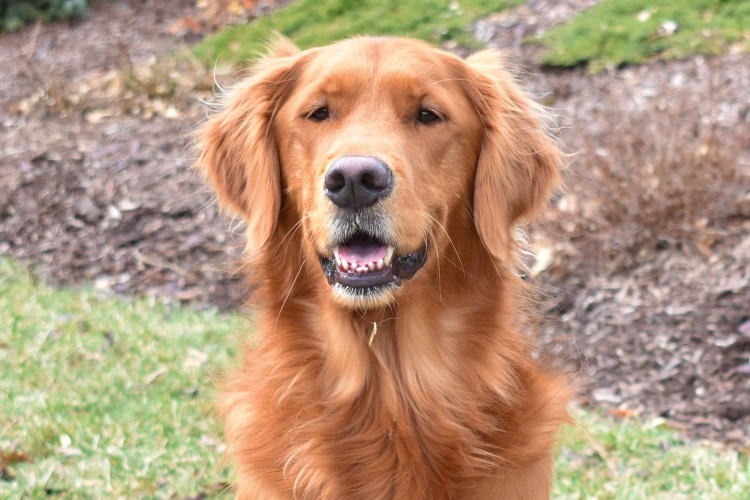
#> input picture images/dog.jpg, 1500 x 1000 px (shown at 1/2 size)
$ python main.py
#> lines starting #> are read from the running program, lines starting #| are printed output that depends on the picture
from PIL import Image
import numpy as np
import matplotlib.pyplot as plt
im = Image.open('images/dog.jpg')
#> im is the input picture: PIL image 1500x1000 RGB; mean R, G, B 179.4, 151.4, 124.9


def get_dominant_color(pil_img, palette_size=16):
#> called with palette_size = 16
    img = pil_img.copy()
    img.thumbnail((100, 100))
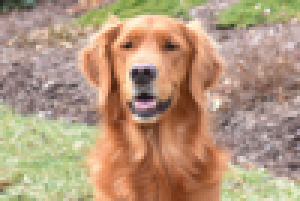
#> img: PIL image 100x67 RGB (shown 3 times larger); mean R, G, B 179.4, 151.4, 124.9
    paletted = img.convert('P', palette=Image.ADAPTIVE, colors=palette_size)
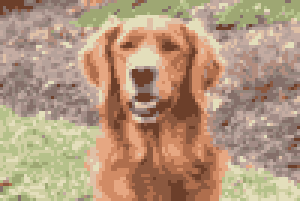
#> paletted: PIL image 100x67 P (shown 3 times larger); mean R, G, B 179.7, 151.4, 125
    palette = paletted.getpalette()
#> palette = 48 values, max 230 at index 12, min 42 at index 47, mean 151
    color_counts = sorted(paletted.getcolors(), reverse=True)
#> color_counts = [(558, 6), (493, 8), (481, 10), (472, 12), (464, 3), (448, 5), (445, 14), (436, 0), (432, 1), (427, 4), (409, 13), (407, 11), (372, 7), (324, 2), (323, 15), (209, 9)]
    palette_index = color_counts[0][1]
#> palette_index = 6
    dominant_color = palette[palette_index*3:palette_index*3+3]
#> dominant_color = [182, 162, 154]
    return dominant_color

image_rgb = get_dominant_color(im)
#> image_rgb = [182, 162, 154]
print(image_rgb)
#| [182, 162, 154]
image_rgb[0] = image_rgb[0] / 1000
image_rgb[1] = image_rgb[1] / 1000
image_rgb[2] = image_rgb[2] / 1000


plt.plot()
ax = plt.axes()
ax.set_facecolor(image_rgb)
plt.show()
